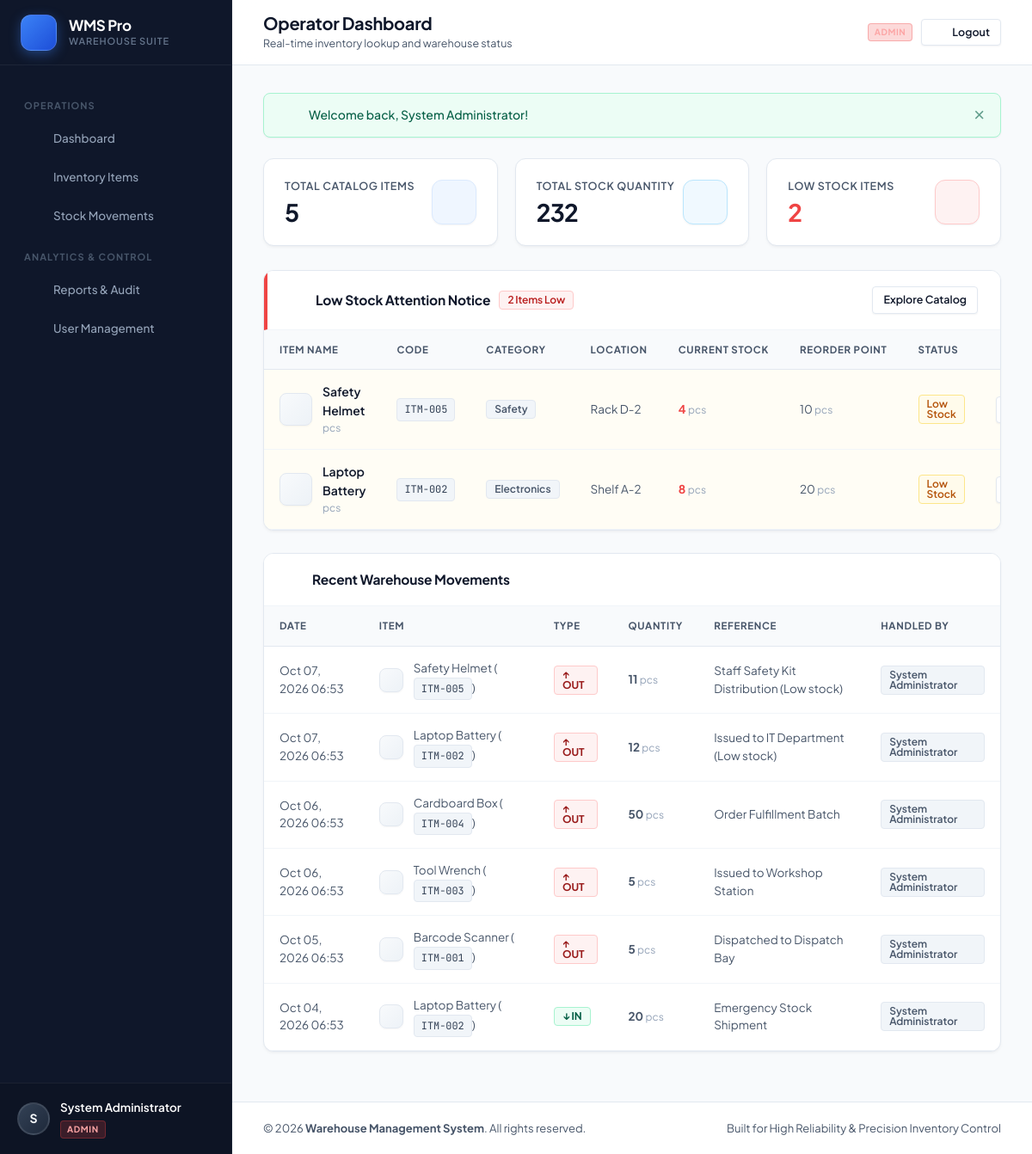
/user/dashboard.php (signed in), run on the app's committed database.
### tables this page shows
CREATE TABLE IF NOT EXISTS `items` (
    `id` INT AUTO_INCREMENT PRIMARY KEY,
    `item_code` VARCHAR(50) NOT NULL UNIQUE,
    `item_name` VARCHAR(150) NOT NULL,
    `category` VARCHAR(100) NOT NULL,
    `location` VARCHAR(100) NOT NULL,
    `quantity` INT NOT NULL DEFAULT 0,
    `unit` VARCHAR(30) NOT NULL DEFAULT 'pcs',
    `reorder_level` INT NOT NULL DEFAULT 10,
    `icon` VARCHAR(50) NOT NULL DEFAULT 'box',
    `created_at` DATETIME NOT NULL DEFAULT CURRENT_TIMESTAMP,
    `updated_at` DATETIME NOT NULL DEFAULT CURRENT_TIMESTAMP ON UPDATE CURRENT_TIMESTAMP,
    INDEX `idx_item_code` (`item_code`),
    INDEX `idx_category` (`category`),
    INDEX `idx_location` (`location`)
);

CREATE TABLE IF NOT EXISTS `stock_movements` (
    `id` INT AUTO_INCREMENT PRIMARY KEY,
    `item_id` INT NOT NULL,
    `movement_type` ENUM('IN', 'OUT') NOT NULL,
    `quantity` INT NOT NULL,
    `movement_date` DATETIME NOT NULL DEFAULT CURRENT_TIMESTAMP,
    `reference_note` VARCHAR(255) NULL,
    `created_by` INT NOT NULL,
    `created_at` DATETIME NOT NULL DEFAULT CURRENT_TIMESTAMP,
    CONSTRAINT `fk_movements_item` FOREIGN KEY (`item_id`) REFERENCES `items` (`id`) ON DELETE RESTRICT,
    CONSTRAINT `fk_movements_user` FOREIGN KEY (`created_by`) REFERENCES `users` (`id`) ON DELETE RESTRICT,
    INDEX `idx_movement_date` (`movement_date`),
    INDEX `idx_item_movement` (`item_id`, `movement_date`),
    INDEX `idx_movement_type` (`movement_type`)
);

CREATE TABLE IF NOT EXISTS `users` (
    `id` INT AUTO_INCREMENT PRIMARY KEY,
    `full_name` VARCHAR(100) NOT NULL,
    `username` VARCHAR(50) NOT NULL UNIQUE,
    `password_hash` VARCHAR(255) NOT NULL,
    `role` ENUM('admin', 'user') NOT NULL DEFAULT 'user',
    `is_active` TINYINT(1) NOT NULL DEFAULT 1,
    `created_at` DATETIME NOT NULL DEFAULT CURRENT_TIMESTAMP,
    `updated_at` DATETIME NOT NULL DEFAULT CURRENT_TIMESTAMP ON UPDATE CURRENT_TIMESTAMP,
    INDEX `idx_username` (`username`),
    INDEX `idx_role` (`role`)
);

### user/dashboard.php (the view, shortened to what this page needs)
<?php
$db = get_db_connection();
$stmt = $db->query("SELECT COUNT(*) AS total_items, COALESCE(SUM(quantity), 0) AS total_quantity FROM items");
$totals = $stmt->fetch();
$totalItems = (int)$totals['total_items'];
$totalQuantity = (int)$totals['total_quantity'];
$stmt = $db->query("SELECT COUNT(*) AS low_stock_count FROM items WHERE quantity <= reorder_level");
$lowStockCount = (int)$stmt->fetch()['low_stock_count'];
$stmt = $db->query("SELECT id, item_code, item_name, category, location, quantity, unit, reorder_level, icon
    FROM items
    WHERE quantity <= reorder_level
    ORDER BY quantity ASC, item_name ASC");
$lowStockItems = $stmt->fetchAll();
$stmt = $db->query("SELECT m.*, i.item_code, i.item_name, i.unit, i.icon, u.full_name AS operator_name
    FROM stock_movements m
    JOIN items i ON m.item_id = i.id
    JOIN users u ON m.created_by = u.id
    ORDER BY m.movement_date DESC, m.id DESC
    LIMIT 6");
$recentMovements = $stmt->fetchAll();
require_once __DIR__ . '/../includes/header.php';
?>
<div class="stats-grid">
    <div class="stat-card">
        <div>
            <div class="stat-label">Total Catalog Items</div>
            <div class="stat-value"><?php echo number_format($totalItems); ?></div>
        </div>
        <div class="stat-icon-wrapper stat-icon-primary">
            <?php echo render_icon('items', 'icon'); ?>
        </div>
    </div>
    <div class="stat-card">
        <div>
            <div class="stat-label">Total Stock Quantity</div>
            <div class="stat-value"><?php echo number_format($totalQuantity); ?></div>
        </div>
        <div class="stat-icon-wrapper stat-icon-info">
            <?php echo render_icon('package', 'icon'); ?>
        </div>
    </div>
    <div class="stat-card">
        <div>
            <div class="stat-label">Low Stock Items</div>
            <div class="stat-value" style="<?php echo $lowStockCount > 0 ? 'color: var(--danger);' : ''; ?>">
                <?php echo number_format($lowStockCount); ?>
            </div>
        </div>
        <div class="stat-icon-wrapper <?php echo $lowStockCount > 0 ? 'stat-icon-danger' : 'stat-icon-success'; ?>">
            <?php echo render_icon('alert', 'icon'); ?>
        </div>
    </div>
</div>
<div class="card">
    <div class="card-header" style="<?php echo $lowStockCount > 0 ? 'border-left: 4px solid var(--danger);' : ''; ?>">
        <div class="card-title">
            <?php echo render_icon('alert', 'icon'); ?>
            <span>Low Stock Attention Notice</span>
            <?php if ($lowStockCount > 0): ?>
                <span class="badge badge-danger"><?php echo $lowStockCount; ?> Items Low</span>
            <?php else: ?>
                <span class="badge badge-success">Inventory Sufficient</span>
            <?php endif; ?>
        </div>
        <a href="<?php echo e(url('user/items.php')); ?>" class="btn btn-outline btn-sm">Explore Catalog</a>
    </div>
    <div class="card-body" style="padding: 0;">
        <?php if (empty($lowStockItems)): ?>
            <div style="padding: 30px; text-align: center; color: var(--text-secondary);">
                All warehouse items are currently sufficiently stocked above minimum reorder points.
            </div>
        <?php else: ?>
            <div class="table-responsive">
                <table class="data-table">
                    <thead>
                        <tr>
                            <th>Item Name</th>
                            <th>Code</th>
                            <th>Category</th>
                            <th>Location</th>
                            <th>Current Stock</th>
                            <th>Reorder Point</th>
                            <th>Status</th>
                            <th style="text-align: right;">Action</th>
                        </tr>
                    </thead>
                    <tbody>
                        <?php foreach ($lowStockItems as $item): ?>
                            <tr class="low-stock-row">
                                <td>
                                    <div class="item-title-cell">
                                        <div class="item-badge-icon">
                                            <?php echo render_icon($item['icon'] ?? 'box', 'icon'); ?>
                                        </div>
                                        <div>
                                            <div class="item-main-name"><?php echo e($item['item_name']); ?></div>
                                            <div class="item-sub-desc"><?php echo e($item['unit']); ?></div>
                                        </div>
                                    </div>
                                </td>
                                <td><code><?php echo e($item['item_code']); ?></code></td>
                                <td><span class="badge badge-secondary"><?php echo e($item['category']); ?></span></td>
                                <td><?php echo e($item['location']); ?></td>
                                <td>
                                    <strong style="color: var(--danger);">
                                        <?php echo number_format((int)$item['quantity']); ?>
                                    </strong>
                                    <span style="font-size: 12px; color: var(--text-muted);"><?php echo e($item['unit']); ?></span>
                                </td>
                                <td>
                                    <?php echo number_format((int)$item['reorder_level']); ?>
                                    <span style="font-size: 12px; color: var(--text-muted);"><?php echo e($item['unit']); ?></span>
                                </td>
                                <td>
                                    <?php if ((int)$item['quantity'] === 0): ?>
                                        <span class="badge badge-danger">Out of Stock</span>
                                    <?php else: ?>
                                        <span class="badge badge-warning">Low Stock</span>
                                    <?php endif; ?>
                                </td>
                                <td style="text-align: right;">
                                    <a href="<?php echo e(url('user/item-details.php?id=' . (int)$item['id'])); ?>" class="btn btn-outline btn-sm">
                                    </a>
                                </td>
                            </tr>
                        <?php endforeach; ?>
                    </tbody>
                </table>
            </div>
        <?php endif; ?>
    </div>
</div>
<div class="card">
    <div class="card-header">
        <div class="card-title">
            <?php echo render_icon('movements', 'icon'); ?>
            <span>Recent Warehouse Movements</span>
        </div>
    </div>
    <div class="card-body" style="padding: 0;">
        <?php if (empty($recentMovements)): ?>
            <div style="padding: 30px; text-align: center; color: var(--text-secondary);">
                No recent transactions recorded.
            </div>
        <?php else: ?>
            <div class="table-responsive">
                <table class="data-table">
                    <thead>
                        <tr>
                            <th>Date</th>
                            <th>Item</th>
                            <th>Type</th>
                            <th>Quantity</th>
                            <th>Reference</th>
                            <th>Handled By</th>
                        </tr>
                    </thead>
                    <tbody>
                        <?php foreach ($recentMovements as $mv): ?>
                            <tr>
                                <td><?php echo date('M d, Y H:i', strtotime($mv['movement_date'])); ?></td>
                                <td>
                                    <div class="item-title-cell">
                                        <div class="item-badge-icon" style="width: 28px; height: 28px;">
                                            <?php echo render_icon($mv['icon'] ?? 'box', 'icon'); ?>
                                        </div>
                                        <span><?php echo e($mv['item_name']); ?> (<code><?php echo e($mv['item_code']); ?></code>)</span>
                                    </div>
                                </td>
                                <td>
                                    <span class="badge badge-<?php echo strtolower($mv['movement_type']); ?>">
                                        <?php echo $mv['movement_type'] === 'IN' ? '↓ IN' : '↑ OUT'; ?>
                                    </span>
                                </td>
                                <td>
                                    <strong><?php echo number_format((int)$mv['quantity']); ?></strong>
                                    <span style="font-size: 12px; color: var(--text-muted);"><?php echo e($mv['unit']); ?></span>
                                </td>
                                <td><?php echo e($mv['reference_note'] ?? '—'); ?></td>
                                <td><span class="badge badge-secondary"><?php echo e($mv['operator_name']); ?></span></td>
                            </tr>
                        <?php endforeach; ?>
                    </tbody>
                </table>
            </div>
        <?php endif; ?>
    </div>
</div>
<?php require_once __DIR__ . '/../includes/footer.php'; ?>

### includes/functions.php (shortened to what this page needs)
<?php
function e(?string $value): string
{
    return htmlspecialchars((string)($value ?? ''), ENT_QUOTES, 'UTF-8');
}
function url(string $path = ''): string
{
    $cleanPath = ltrim($path, '/');
    return (BASE_PATH === '' ? '' : BASE_PATH) . '/' . $cleanPath;
}
function get_flash(): ?array
{
    if (!empty($_SESSION['flash_message'])) {
        $msg = $_SESSION['flash_message'];
        return $msg;
    }
    return null;
}
function render_flash(): string
{
    $flash = get_flash();
    $type = e($flash['type']);
    $msg  = e($flash['message']);
    $icon = match($flash['type']) {
        'success' => render_icon('check', 'flash-icon'),
        'warning' => render_icon('alert', 'flash-icon'),
        'danger'  => render_icon('alert', 'flash-icon'),
        default   => render_icon('info', 'flash-icon')
    };
    return '<div class="alert alert-' . $type . '" id="flashAlert" role="alert">' .
           $icon .
           '<div class="alert-content">' . $msg . '</div>' .
           '<button type="button" class="alert-close" onclick="this.parentElement.remove()" aria-label="Close">&times;</button>' .
           '</div>';
}
function render_icon(string $name, string $class = 'icon'): string
{
    $path = $icons[$name] ?? $icons['box'];
    return sprintf(
        '<svg class="%s icon-%s" viewBox="0 0 24 24" width="20" height="20" fill="none" stroke="currentColor" stroke-width="2" stroke-linecap="round" stroke-linejoin="round" aria-hidden="true">%s</svg>',
        e($class),
        e($name),
        $path
    );
}

### data on the page
items: item_name "Safety Helmet", unit "pcs", item_code "ITM-005", category "Safety", location "Rack D-2", quantity "4", reorder_level "10", shows "Low Stock"
items: item_name "Laptop Battery", unit "pcs", item_code "ITM-002", category "Electronics", location "Shelf A-2", quantity "8", reorder_level "20", shows "Low Stock"
stock_movements: movement_date "Oct 07, 2026 06:53", item.item_name "Safety Helmet", item.item_code "ITM-005", movement_type "↑ OUT", quantity "11", item.unit "pcs", reference_note "Staff Safety Kit Distribution (Low stock)", created_by.full_name "System Administrator"
stock_movements: movement_date "Oct 07, 2026 06:53", item.item_name "Laptop Battery", item.item_code "ITM-002", movement_type "↑ OUT", quantity "12", item.unit "pcs", reference_note "Issued to IT Department (Low stock)", created_by.full_name "System Administrator"
stock_movements: movement_date "Oct 06, 2026 06:53", item.item_name "Cardboard Box", item.item_code "ITM-004", movement_type "↑ OUT", quantity "50", item.unit "pcs", reference_note "Order Fulfillment Batch", created_by.full_name "System Administrator"
stock_movements: movement_date "Oct 06, 2026 06:53", item.item_name "Tool Wrench", item.item_code "ITM-003", movement_type "↑ OUT", quantity "5", item.unit "pcs", reference_note "Issued to Workshop Station", created_by.full_name "System Administrator"
stock_movements: movement_date "Oct 05, 2026 06:53", item.item_name "Barcode Scanner", item.item_code "ITM-001", movement_type "↑ OUT", quantity "5", item.unit "pcs", reference_note "Dispatched to Dispatch Bay", created_by.full_name "System Administrator"
stock_movements: movement_date "Oct 04, 2026 06:53", item.item_name "Laptop Battery", item.item_code "ITM-002", movement_type "↓ IN", quantity "20", item.unit "pcs", reference_note "Emergency Stock Shipment", created_by.full_name "System Administrator"

### other printed values
substr($user['full_name'] ?? 'U', 0, 1) "S"
$user['full_name'] "System Administrator"
$user['role'] "ADMIN"
$pageTitle "Operator Dashboard"
$pageSubtitle "Real-time inventory lookup and warehouse status"
$msg "Welcome back, System Administrator!"
$totalItems "5"
$totalQuantity "232"
$lowStockCount "2"
APP_NAME "Warehouse Management System"
